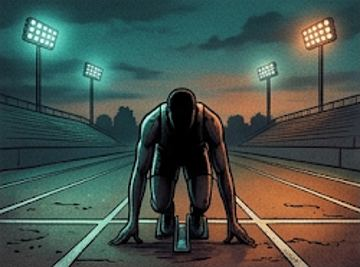
#> input picture art/0445588d290d.jpg, 360 x 267 px, given as the content of the folder /home/claude/artzip/art-export/../art/0445588d290d.jpg, which was not available
$ python sheets.py ../art/0445588d290d.jpg
#> lines starting #> are read from the running program, lines starting #| are printed output that depends on the picture
import os,sys
from PIL import Image,ImageDraw
R='/home/claude/artzip/art-export';O='/home/claude/sheets'
T=150;C=8;RW=5;LH=22
dirs=sys.argv[1:] or sorted(os.listdir(R))
for d in dirs:
    fs=sorted(os.listdir(R+'/'+d))
    for pi in range(0,len(fs),C*RW):
        part=fs[pi:pi+C*RW];rows=(len(part)+C-1)//C
        im=Image.new('RGB',(C*T,rows*(T+LH)),(20,20,24));dr=ImageDraw.Draw(im)
        for i,f in enumerate(part):
            try:
                t=Image.open(f'{R}/{d}/{f}').convert('RGB');w,h=t.size;t.thumbnail((T-4,T-4))
#> further down, t is the input picture: PIL image 360x267 RGB; mean R, G, B 70.8, 83.3, 75.8
#> after `w, h = t.size`: w = 360; h = 267
#> after `t.thumbnail((T - 4, T - 4))`:
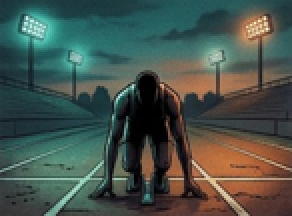
#> t: PIL image 146x108 RGB (shown 2 times larger); mean R, G, B 70.8, 83.3, 75.8
                x=(i%C)*T;y=(i//C)*(T+LH);im.paste(t,(x+(T-t.width)//2,y+(T-t.height)//2))
#> after `im.paste(t, (x + (T - t.width) // 2, y + (T - t.height) // 2))`:
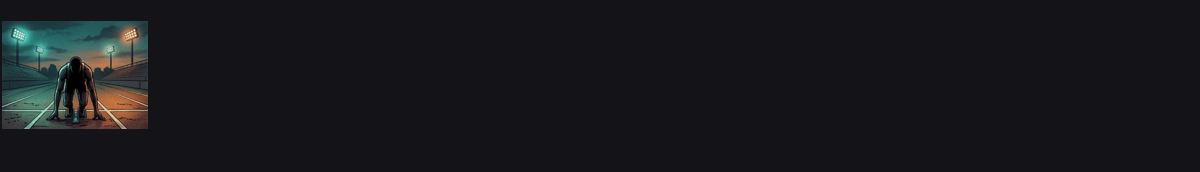
#> im: PIL image 1200x172 RGB; mean R, G, B 23.9, 24.8, 28
                dr.text((x+2,y+T),f.rsplit('.',1)[0][:22],fill=(255,255,120));dr.text((x+2,y+T+10),f'{w}x{h}',fill=(150,150,150))
            except Exception as e:dr.text(((i%C)*T,(i//C)*(T+LH)),'ERR '+f[:14],fill=(255,0,0))
        fn=f'{O}/{d}_{pi//(C*RW)}.jpg';im.save(fn,quality=80);print(fn,len(part))
#> after `fn = f'{O}/{d}_{pi // (C * RW)}.jpg'`:
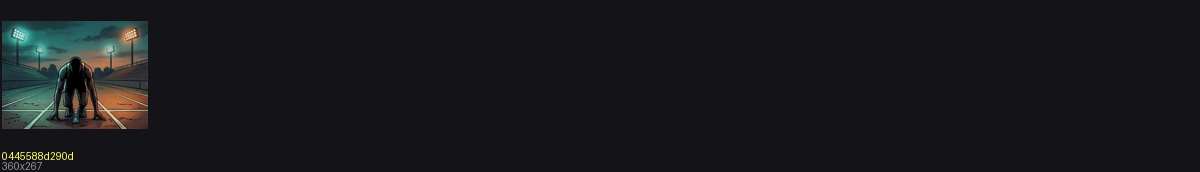
#> saved as 0445588d290d.jpg_0.jpg: PIL image 1200x172 RGB; mean R, G, B 24.2, 25.1, 28.1

$ run again, on art/09e40d62f153.jpg
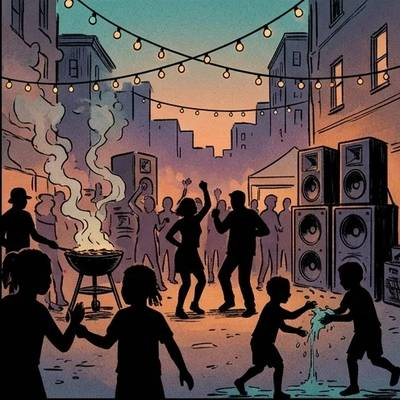
#> input picture art/09e40d62f153.jpg, 400 x 400 px, given as the content of the folder /home/claude/artzip/art-export/../art/09e40d62f153.jpg, which was not available
#> t is the input picture: PIL image 400x400 RGB; mean R, G, B 94.1, 77.8, 74.8
#> `t.thumbnail((T - 4, T - 4))`:
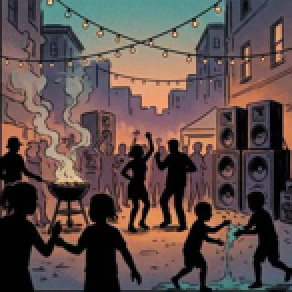
#> t: PIL image 146x146 RGB (shown 2 times larger); mean R, G, B 94.1, 77.9, 74.9
#> `fn = f'{O}/{d}_{pi // (C * RW)}.jpg'`:
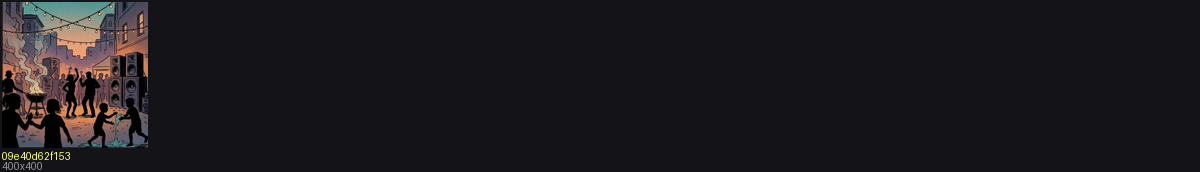
#> saved as 09e40d62f153.jpg_0.jpg: PIL image 1200x172 RGB; mean R, G, B 27.9, 26.2, 29.4
